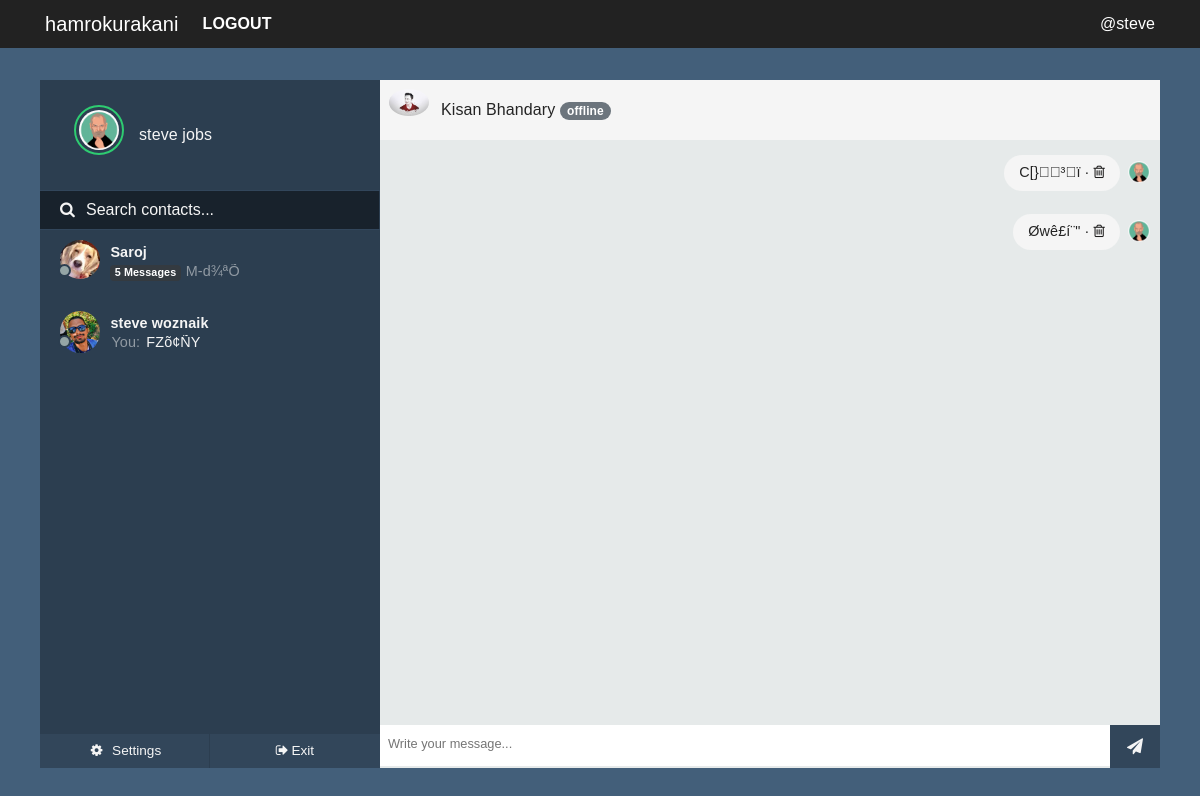
Page /chatwith/kisan (signed in) on the committed database.
### hamrokurakani/models.py (models this page shows, shortened)
class User(UserMixin, db.Model):
    id = db.Column(db.Integer, primary_key=True)
    fullname = db.Column(db.String(20), unique=True, nullable=False)
    username = db.Column(db.String(15), unique=True, nullable=False)
    email = db.Column(db.String(120), unique=True, nullable=False)
    password = db.Column(db.String(60), nullable=False)
    image_file = db.Column(db.String(20), nullable=False,
                           default='default.jpg')
    joined = db.Column(db.DateTime, nullable=False, default=datetime.now)
    messages_sent = db.relationship(
        'Message', foreign_keys='Message.sender_id', backref='author', lazy='dynamic')
    messages_received = db.relationship(
        'Message', foreign_keys='Message.recipient_id', backref='recipient', lazy='dynamic')
    last_seen = db.Column(db.DateTime, default=datetime.now)
    last_message_read_time = db.Column(db.DateTime, default=datetime.now)

class Message(db.Model):
    id = db.Column(db.Integer, primary_key=True)
    message = db.Column(db.String(140), index=True)
    sender_id = db.Column(db.Integer, db.ForeignKey('user.id'))
    recipient_id = db.Column(db.Integer, db.ForeignKey('user.id'))
    timestamp = db.Column(db.DateTime, index=True, default=datetime.now)
    is_seen = db.Column(db.Boolean, default=False)

### hamrokurakani/chat/routes.py (the view)
@chyat.route('/chatwith/<string:user>')
@login_required
def chatwith(user):
    getuser = User.query.filter_by(username=user).first_or_404()
    messages = []
    session['receiver_id'] = getuser.id
    session['room'] = int(getuser.id) * int(current_user.id)
    my_messages = Message.query.filter_by(recipient_id=current_user.id)
    messengers = [message.author.id for message in my_messages]
    senders = [User.query.get(sender) for sender in set(messengers)]
    msgs_received = list(Message.query.filter_by(
        recipient_id=current_user.id, sender_id=getuser.id).all())
    msgs_sent = list(Message.query.filter_by(
        recipient_id=getuser.id, sender_id=current_user.id).all())
    messages = msgs_received + msgs_sent
    messages.sort(key=lambda order_by: order_by.timestamp)
    current_user.last_message_read_time = datetime.now()
    for message in msgs_received:
        message.is_seen = True
    db.session.commit()
    return render_template('chat/chatter.html', getuser=getuser, senders=senders, messages=messages)

### hamrokurakani/admin/routes.py (called while the page is built)
@login_manager.user_loader
def load_user(user_id):
    return User.query.get(user_id)

### hamrokurakani/core/filters.py (called while the page is built)
@core.app_template_filter('isactive')
def is_active(lastmessagereadtime):
    currenttime = datetime.now()
    lastread = lastmessagereadtime
    diff = abs(currenttime-lastread)
    second_diff = diff.seconds
    day_diff = diff.days
    if day_diff <= 0 and second_diff < 60:
        message = "active now"
        return message
    elif day_diff <= 0 and second_diff < 3600:
        m = int(second_diff / 60)
        if m == 1:
            message = "active 1m ago"
            return message
        elif m <= 10:
            message = "active " + str(m) + "m ago"
            return message
        else:
            message = "offline"
            return message
    else:
        message = "offline"
        return message

@core.app_template_filter('lastmessage')
def last_message(sender):
    msg_received = Message.query.filter_by(
        recipient_id=current_user.id, sender_id=sender.id).order_by(Message.timestamp.desc()).first()
    msg_sent = Message.query.filter_by(
        sender_id=current_user.id, recipient_id=sender.id).order_by(Message.timestamp.desc()).first()
    if msg_received and not msg_sent:
        return msg_received.message
    elif msg_sent and not msg_received:
        return msg_sent.message
    elif msg_received.timestamp > msg_sent.timestamp:
        return msg_received.message
    elif msg_sent.timestamp > msg_received.timestamp:
        return msg_sent.message

@core.app_template_filter('lastmessageauthor')
def last_message_author(sender):
    msg_received = Message.query.filter_by(
        recipient_id=current_user.id, sender_id=sender.id).order_by(Message.timestamp.desc()).first()
    msg_sent = Message.query.filter_by(
        sender_id=current_user.id, recipient_id=sender.id).order_by(Message.timestamp.desc()).first()
    if msg_received and not msg_sent:
        return msg_received.author
    elif msg_sent and not msg_received:
        return msg_sent.author
    elif msg_received.timestamp > msg_sent.timestamp:
        return msg_received.author
    elif msg_sent.timestamp > msg_received.timestamp:
        return msg_sent.author

@core.app_template_filter('newmessages')
def new_message_badge(sender):
    counts = Message.query.filter_by(
        recipient_id=current_user.id, sender_id=sender.id, is_seen=False).count()
    return counts

### hamrokurakani/chat/templates/chat/chatter.html (shortened to what this page needs)
{% extends "chat/nav.html" %}
{% block content %}
<div id="frame">
    {% include "chat/sidepanel.html" %}
    <div class="content">
        <div class="contact-profile">
            <img src="{{ url_for('static', filename='profilepics/' + getuser.image_file) }}" />
            <p>{{getuser.fullname}}
                {% if getuser.last_message_read_time | isactive == 'offline' %}
                <small class="badge badge-pill badge-secondary"><b> {{ getuser.last_message_read_time | isactive }}
                    </b></small>
            </p>
            {% else %}
            <small class="badge badge-pill badge-success"><b> {{ getuser.last_message_read_time | isactive }}
                </b></small></p>
            {% endif %}
        </div>
        <div class="messages">
            <ul>
                {% for msg in messages %}
                {% set deletemessage = url_for('chat.deletemessage', id=msg.id, user=getuser.username) %}
                {% if msg.author == current_user %}
                <li class="replies">
                    {% else %}
                <li class="sent">
                    {% endif %}
                    <img src="{{ url_for('static', filename='profilepics/' + msg.author.image_file) }}" />
                    {% if msg.author == current_user %}
                    <p title="{{msg.timestamp | humanify }} ago">
                        {{ msg.message }} · <a class="fixblue" href="{{ deletemessage }}">
                            <i class="fa fa-trash-o"></i></a></p>
                    {% else %}
                    <p title="{{msg.timestamp | humanify }} ago">{{ msg.message }}</p>
                    {% endif %}
                </li>
                {% endfor %}
            </ul>
        </div>
        <div class="message-input">
            <div class="wrap">
                <input type="text" id="message" placeholder="Write your message..." />
                <button id="sendmessage"><i class="fa fa-paper-plane" aria-hidden="true"></i></button>
            </div>
        </div>
    </div>
</div>
{% endblock content %}

### hamrokurakani/chat/templates/chat/nav.html (shortened to what this page needs)
<!DOCTYPE html>
<html>
  <head>
    <link rel="stylesheet" type="text/css" href="{{ url_for('static', filename='css/' + 'bootstrap.min.css') }}">
    <link rel="stylesheet" type="text/css" href="{{ url_for('static', filename='css/' + 'better-nav.min.css') }}">
    <link rel="stylesheet" type="text/css" href="{{ url_for('static', filename='css/' + 'font-awesome.min.css') }}">
    <link rel="stylesheet" type="text/css" href="{{ url_for('static', filename='css/' + 'sourcesanspro.css') }}">
    <link rel="stylesheet" type="text/css" href="{{ url_for('static', filename= 'css/' + 'chat.css') }}">
    <link rel="stylesheet" type="text/css" href="{{ url_for('static', filename= 'css/' + 'main.css') }}">
    <link rel="stylesheet" type="text/css" href="{{ url_for('static', filename='css/' + 'reset.min.css') }}">
  </head>
  <header class="site-header">
    <nav class="navbar navbar-expand-md navbar-dark bg-steel fixed-top">
      <div class="container">
        <a class="navbar-brand" href="{{ url_for('chat.chats') }}">hamrokurakani</a>
        <div class="collapse navbar-collapse" id="navbarToggle">
          {% if current_user.is_authenticated %}
          <div class="navbar-nav mr-auto">
            <a class="nav-item nav-link text-white font-weight-bold text-uppercase"
              href="{{ url_for('users.logout') }}">Logout</a>
          </div>
          <div class="navbar-nav ml-auto">
            <span class="text-white">
              @{{ current_user.username }}
            </span>
          </div>
          {% else %}
          <a class="nav-item nav-link text-white font-weight-bold text-uppercase"
            href="{{ url_for('users.login') }}">Login</a>
          <a class="nav-item nav-link text-white font-weight-bold text-uppercase"
            href="{{ url_for('users.register') }}">Register</a>
          {% endif %}
        </div>
      </div>
    </nav>
  </header>
  <body>
    {% block content %}
    {% endblock %}
  </body>
</html>

### hamrokurakani/chat/templates/chat/sidepanel.html (shortened to what this page needs)
<div id="sidepanel">
    <div id="profile">
        <div class="wrap">
            <img id="profile-img" src="{{ url_for('static', filename='profilepics/' + current_user.image_file) }}"
                class="online" />
            <p>{{ current_user.fullname }}</p>
        </div>
    </div>
    <div id="search">
        <label for=""><i class="fa fa-search" aria-hidden="true"></i></label>
        <input type="text" placeholder="Search contacts..." />
    </div>
    <div id="contacts">
        <ul>
            {% for sender in senders %}
            <li class="contact">
                <a class="noblue" href="{{ url_for('chat.chatwith', user=sender.username) }}">
                    <div class="wrap">
                        {% if sender.last_message_read_time | isactive == 'offline' %}
                        <span class="contact-status"></span>
                        {% else %}
                        <span class="contact-status online"></span>
                        {% endif %}
                        <img src="{{ url_for('static', filename='profilepics/' + sender.image_file) }}" />
                        <div class="meta">
                            <p class="name">{{ sender.fullname }} </p>
                            {% if sender | lastmessageauthor == current_user %}
                            <p class="preview">
                                <span>You: </span> {{ sender | lastmessage }}
                            </p>
                            {% else %}
                            <p class="preview">
                                {% if sender | newmessages > 0 %}
                                <small class="badge badge-dark mb-1"><b> {{ sender | newmessages }}
                                        Messages</b></small>
                                {% endif %}
                                <span>{{ sender | lastmessage }}</span>
                            </p>
                            {% endif %}
                        </div>
                    </div>
                </a>
            </li>
            {% endfor %}
        </ul>
    </div>
    <div id="bottom-bar">
        <button id="settings">
            <ul>
                <li>
                    <a href="#PeopleToMessage" class="noblue">
                        <i class="fa fa-cog fa-fw" aria-hidden="true"></i> <span>Settings</span></a>
                </li>
            </ul>
        </button>
        <button id="exit">
            <ul>
                <li class="disconnect"><a href="{{ url_for('chat.home') }}" class="noblue">
                        <i class="fa fa-sign-out" aria-hidden="true"></i><span>Exit</span></a></li>
            </ul>
        </button>
    </div>
</div>

### hamrokurakani/static/css/main.css (style rules this page uses)
body { background: #e6ecf0; color: #242424; margin-top: 5rem; scroll-behavior: smooth; display: flex; justify-content: center; font-family:"Source Sans Pro", "proxima-nova","Roboto Condensed", sans-serif; font-size: 1em; min-height: 100vh; text-rendering: optimizeLegibility; -webkit-font-smoothing: antialiased; text-shadow: 1px 1px 1px rgba(0, 0, 0, 0.004); }
.bg-steel { background-color: #222222; }
.site-header .navbar-nav .nav-link { color: #cbd5db; }
html,body { height: 100%; }
.container { height: 100%; align-content: center; }

### rows in the picture
User: username "steve", image_file (picture), fullname "steve jobs"
User: image_file (placeholder picture), fullname "Saroj", sender "5", message "M-d¾ªÕ\u0013"
User: image_file (placeholder picture), fullname "steve woznaik", message "F\u0017Zõ¢ÑY"
User: image_file (picture), fullname "Kisan Bhandary", last_message_read_time|isactive "offline"
Message: image_file (picture), message "C[}\u0007\u0019³ï"
Message: image_file (picture), message "Øwê£í¨\""
